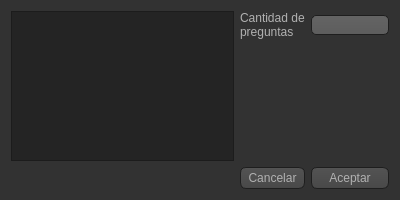
<?xml version="1.0" encoding="UTF-8"?>
<ui version="4.0">
 <class>RegistryDialog</class>
 <widget class="QDialog" name="RegistryDialog">
  <property name="geometry">
   <rect>
    <x>0</x>
    <y>0</y>
    <width>400</width>
    <height>200</height>
   </rect>
  </property>
  <property name="windowTitle">
   <string>Dialog</string>
  </property>
  <property name="styleSheet">
   <string notr="true">QToolTip
{
     border: 1px solid black;
     background-color: #ffa02f;
     padding: 1px;
     border-radius: 3px;
     opacity: 100;
}

QWidget
{
    color: #b1b1b1;
    background-color: #323232;
}

QWidget:item:hover
{
    background-color: QLinearGradient( x1: 0, y1: 0, x2: 0, y2: 1, stop: 0 #ffa02f, stop: 1 #ca0619);
    color: #000000;
}

QWidget:item:selected
{
    background-color: QLinearGradient( x1: 0, y1: 0, x2: 0, y2: 1, stop: 0 #ffa02f, stop: 1 #d7801a);
}

QMenuBar::item
{
    background: transparent;
}

QMenuBar::item:selected
{
    background: transparent;
    border: 1px solid #ffaa00;
}

QMenuBar::item:pressed
{
    background: #444;
    border: 1px solid #000;
    background-color: QLinearGradient(
        x1:0, y1:0,
        x2:0, y2:1,
        stop:1 #212121,
        stop:0.4 #343434/*,
        stop:0.2 #343434,
        stop:0.1 #ffaa00*/
    );
    margin-bottom:-1px;
    padding-bottom:1px;
}

QMenu
{
    border: 1px solid #000;
}

QMenu::item
{
    padding: 2px 20px 2px 20px;
}

QMenu::item:selected
{
    color: #000000;
}

QWidget:disabled
{
    color: #404040;
    background-color: #323232;
}

QAbstractItemView
{
    background-color: QLinearGradient( x1: 0, y1: 0, x2: 0, y2: 1, stop: 0 #4d4d4d, stop: 0.1 #646464, stop: 1 #5d5d5d);
}

QWidget:focus
{
    /*border: 2px solid QLinearGradient( x1: 0, y1: 0, x2: 0, y2: 1, stop: 0 #ffa02f, stop: 1 #d7801a);*/
}

QLineEdit
{
    background-color: QLinearGradient( x1: 0, y1: 0, x2: 0, y2: 1, stop: 0 #4d4d4d, stop: 0 #646464, stop: 1 #5d5d5d);
    padding: 1px;
    border-style: solid;
    border: 1px solid #1e1e1e;
    border-radius: 5;
}

QPushButton
{
    color: #b1b1b1;
    background-color: QLinearGradient( x1: 0, y1: 0, x2: 0, y2: 1, stop: 0 #565656, stop: 0.1 #525252, stop: 0.5 #4e4e4e, stop: 0.9 #4a4a4a, stop: 1 #464646);
    border-width: 1px;
    border-color: #1e1e1e;
    border-style: solid;
    border-radius: 6;
    padding: 3px;
    font-size: 12px;
    padding-left: 5px;
    padding-right: 5px;
}

QPushButton:pressed
{
    background-color: QLinearGradient( x1: 0, y1: 0, x2: 0, y2: 1, stop: 0 #2d2d2d, stop: 0.1 #2b2b2b, stop: 0.5 #292929, stop: 0.9 #282828, stop: 1 #252525);
}

QComboBox
{
    selection-background-color: #ffaa00;
    border-style: solid;
    border: 1px solid #1e1e1e;
    border-radius: 5;
	padding-top: 3px;
    padding-left: 4px;
    background-color: QLinearGradient( x1: 0, y1: 0, x2: 0, y2: 1, stop: 0 #565656, stop: 0.1 #525252, stop: 0.5 #4e4e4e, stop: 0.9 #4a4a4a, stop: 1 #464646);
    selection-background-color: #ffaa00;
}

QComboBox:hover,QPushButton:hover
{
    border: 2px solid QLinearGradient( x1: 0, y1: 0, x2: 0, y2: 1, stop: 0 #ffa02f, stop: 1 #d7801a);
}

QComboBox:on
{
    padding-top: 3px;
    padding-left: 4px;
    background-color: QLinearGradient( x1: 0, y1: 0, x2: 0, y2: 1, stop: 0 #2d2d2d, stop: 0.1 #2b2b2b, stop: 0.5 #292929, stop: 0.9 #282828, stop: 1 #252525);
    selection-background-color: #ffaa00;
}

QComboBox QAbstractItemView
{
	color: white;
    border: 2px solid darkgray;
    selection-background-color: QLinearGradient( x1: 0, y1: 0, x2: 0, y2: 1, stop: 0 #ffa02f, stop: 1 #d7801a);
}

QComboBox::drop-down
{
     subcontrol-origin: padding;
     subcontrol-position: top right;
     width: 15px;

     border-left-width: 0px;
     border-left-color: darkgray;
     border-left-style: solid; /* just a single line */
     border-top-right-radius: 3px; /* same radius as the QComboBox */
     border-bottom-right-radius: 3px;
 }

QComboBox::down-arrow
{
     image: url(:/down_arrow.png);
}

QGroupBox:focus
{
border: 2px solid QLinearGradient( x1: 0, y1: 0, x2: 0, y2: 1, stop: 0 #ffa02f, stop: 1 #d7801a);
}

QTextEdit:focus
{
    border: 2px solid QLinearGradient( x1: 0, y1: 0, x2: 0, y2: 1, stop: 0 #ffa02f, stop: 1 #d7801a);
}

QScrollBar:horizontal {
     border: 1px solid #222222;
     background: QLinearGradient( x1: 0, y1: 0, x2: 0, y2: 1, stop: 0.0 #121212, stop: 0.2 #282828, stop: 1 #484848);
     height: 7px;
     margin: 0px 16px 0 16px;
}

QScrollBar::handle:horizontal
{
      background: QLinearGradient( x1: 0, y1: 0, x2: 1, y2: 0, stop: 0 #ffa02f, stop: 0.5 #d7801a, stop: 1 #ffa02f);
      min-height: 20px;
      border-radius: 2px;
}

QScrollBar::add-line:horizontal {
      border: 1px solid #1b1b19;
      border-radius: 2px;
      background: QLinearGradient( x1: 0, y1: 0, x2: 1, y2: 0, stop: 0 #ffa02f, stop: 1 #d7801a);
      width: 14px;
      subcontrol-position: right;
      subcontrol-origin: margin;
}

QScrollBar::sub-line:horizontal {
      border: 1px solid #1b1b19;
      border-radius: 2px;
      background: QLinearGradient( x1: 0, y1: 0, x2: 1, y2: 0, stop: 0 #ffa02f, stop: 1 #d7801a);
      width: 14px;
     subcontrol-position: left;
     subcontrol-origin: margin;
}

QScrollBar::right-arrow:horizontal, QScrollBar::left-arrow:horizontal
{
      border: 1px solid black;
      width: 1px;
      height: 1px;
      background: white;
}

QScrollBar::add-page:horizontal, QScrollBar::sub-page:horizontal
{
      background: none;
}

QScrollBar:vertical
{
      background: QLinearGradient( x1: 0, y1: 0, x2: 1, y2: 0, stop: 0.0 #121212, stop: 0.2 #282828, stop: 1 #484848);
      width: 7px;
      margin: 16px 0 16px 0;
      border: 1px solid #222222;
}

QScrollBar::handle:vertical
{
      background: QLinearGradient( x1: 0, y1: 0, x2: 0, y2: 1, stop: 0 #ffa02f, stop: 0.5 #d7801a, stop: 1 #ffa02f);
      min-height: 20px;
      border-radius: 2px;
}

QScrollBar::add-line:vertical
{
      border: 1px solid #1b1b19;
      border-radius: 2px;
      background: QLinearGradient( x1: 0, y1: 0, x2: 0, y2: 1, stop: 0 #ffa02f, stop: 1 #d7801a);
      height: 14px;
      subcontrol-position: bottom;
      subcontrol-origin: margin;
}

QScrollBar::sub-line:vertical
{
      border: 1px solid #1b1b19;
      border-radius: 2px;
      background: QLinearGradient( x1: 0, y1: 0, x2: 0, y2: 1, stop: 0 #d7801a, stop: 1 #ffa02f);
      height: 14px;
      subcontrol-position: top;
      subcontrol-origin: margin;
}

QScrollBar::up-arrow:vertical, QScrollBar::down-arrow:vertical
{
      border: 1px solid black;
      width: 1px;
      height: 1px;
      background: white;
}


QScrollBar::add-page:vertical, QScrollBar::sub-page:vertical
{
      background: none;
}

QTextEdit
{
    background-color: #242424;
}

QPlainTextEdit
{
    background-color: #242424;
}

QHeaderView::section
{
    background-color: QLinearGradient(x1:0, y1:0, x2:0, y2:1, stop:0 #616161, stop: 0.5 #505050, stop: 0.6 #434343, stop:1 #656565);
    color: white;
    padding-left: 4px;
    border: 1px solid #6c6c6c;
}

QCheckBox:disabled
{
color: #414141;
}

QDockWidget::title
{
    text-align: center;
    spacing: 3px; /* spacing between items in the tool bar */
    background-color: QLinearGradient(x1:0, y1:0, x2:0, y2:1, stop:0 #323232, stop: 0.5 #242424, stop:1 #323232);
}

QDockWidget::close-button, QDockWidget::float-button
{
    text-align: center;
    spacing: 1px; /* spacing between items in the tool bar */
    background-color: QLinearGradient(x1:0, y1:0, x2:0, y2:1, stop:0 #323232, stop: 0.5 #242424, stop:1 #323232);
}

QDockWidget::close-button:hover, QDockWidget::float-button:hover
{
    background: #242424;
}

QDockWidget::close-button:pressed, QDockWidget::float-button:pressed
{
    padding: 1px -1px -1px 1px;
}

QMainWindow::separator
{
    background-color: QLinearGradient(x1:0, y1:0, x2:0, y2:1, stop:0 #161616, stop: 0.5 #151515, stop: 0.6 #212121, stop:1 #343434);
    color: white;
    padding-left: 4px;
    border: 1px solid #4c4c4c;
    spacing: 3px; /* spacing between items in the tool bar */
}

QMainWindow::separator:hover
{

    background-color: QLinearGradient(x1:0, y1:0, x2:0, y2:1, stop:0 #d7801a, stop:0.5 #b56c17 stop:1 #ffa02f);
    color: white;
    padding-left: 4px;
    border: 1px solid #6c6c6c;
    spacing: 3px; /* spacing between items in the tool bar */
}

QToolBar::handle
{
     spacing: 3px; /* spacing between items in the tool bar */
     background: url(:/images/handle.png);
}

QMenu::separator
{
    height: 2px;
    background-color: QLinearGradient(x1:0, y1:0, x2:0, y2:1, stop:0 #161616, stop: 0.5 #151515, stop: 0.6 #212121, stop:1 #343434);
    color: white;
    padding-left: 4px;
    margin-left: 10px;
    margin-right: 5px;
}

QProgressBar
{
    border: 2px solid grey;
    border-radius: 5px;
    text-align: center;
}

QProgressBar::chunk
{
    background-color: #d7801a;
    width: 2.15px;
    margin: 0.5px;
}

QTabBar::tab {
    color: #b1b1b1;
    border: 1px solid #444;
    border-bottom-style: none;
    background-color: #323232;
    padding-left: 10px;
    padding-right: 10px;
    padding-top: 3px;
    padding-bottom: 2px;
    margin-right: -1px;
}

QTabWidget::pane {
    border: 1px solid #444;
    top: 1px;
}

QTabBar::tab:last
{
    margin-right: 0; /* the last selected tab has nothing to overlap with on the right */
    border-top-right-radius: 3px;
}

QTabBar::tab:first:!selected
{
 margin-left: 0px; /* the last selected tab has nothing to overlap with on the right */


    border-top-left-radius: 3px;
}

QTabBar::tab:!selected
{
    color: #b1b1b1;
    border-bottom-style: solid;
    margin-top: 3px;
    background-color: QLinearGradient(x1:0, y1:0, x2:0, y2:1, stop:1 #212121, stop:.4 #343434);
}

QTabBar::tab:selected
{
    border-top-left-radius: 3px;
    border-top-right-radius: 3px;
    margin-bottom: 0px;
}

QTabBar::tab:!selected:hover
{
    /*border-top: 2px solid #ffaa00;
    padding-bottom: 3px;*/
    border-top-left-radius: 3px;
    border-top-right-radius: 3px;
    background-color: QLinearGradient(x1:0, y1:0, x2:0, y2:1, stop:1 #212121, stop:0.4 #343434, stop:0.2 #343434, stop:0.1 #ffaa00);
}

QRadioButton::indicator:checked, QRadioButton::indicator:unchecked{
    color: #b1b1b1;
    background-color: #323232;
    border: 1px solid #b1b1b1;
    border-radius: 6px;
}

QRadioButton::indicator:checked
{
    background-color: qradialgradient(
        cx: 0.5, cy: 0.5,
        fx: 0.5, fy: 0.5,
        radius: 1.0,
        stop: 0.25 #ffaa00,
        stop: 0.3 #323232
    );
}

QCheckBox::indicator{
    color: #b1b1b1;
    background-color: #323232;
    border: 1px solid #b1b1b1;
    width: 9px;
    height: 9px;
}

QRadioButton::indicator
{
    border-radius: 6px;
}

QRadioButton::indicator:hover, QCheckBox::indicator:hover
{
    border: 1px solid #ffaa00;
}

QCheckBox::indicator:checked
{
    image:url(:/images/checkbox.png);
}

QCheckBox::indicator:disabled, QRadioButton::indicator:disabled
{
    border: 1px solid #444;
}</string>
  </property>
  <layout class="QGridLayout" name="gridLayout">
   <item row="0" column="0" rowspan="2">
    <widget class="QTextBrowser" name="registryOutput"/>
   </item>
   <item row="3" column="0">
    <spacer name="horizontalSpacer">
     <property name="orientation">
      <enum>Qt::Horizontal</enum>
     </property>
     <property name="sizeHint" stdset="0">
      <size>
       <width>227</width>
       <height>20</height>
      </size>
     </property>
    </spacer>
   </item>
   <item row="3" column="1">
    <widget class="QPushButton" name="pushButton_2">
     <property name="text">
      <string>Cancelar</string>
     </property>
    </widget>
   </item>
   <item row="3" column="2">
    <widget class="QPushButton" name="pushButton">
     <property name="text">
      <string>Aceptar</string>
     </property>
    </widget>
   </item>
   <item row="0" column="1">
    <widget class="QLabel" name="label">
     <property name="text">
      <string>Cantidad de&lt;br&gt;preguntas</string>
     </property>
    </widget>
   </item>
   <item row="0" column="2">
    <widget class="QLineEdit" name="amountText"/>
   </item>
  </layout>
 </widget>
 <resources/>
 <connections/>
</ui>
